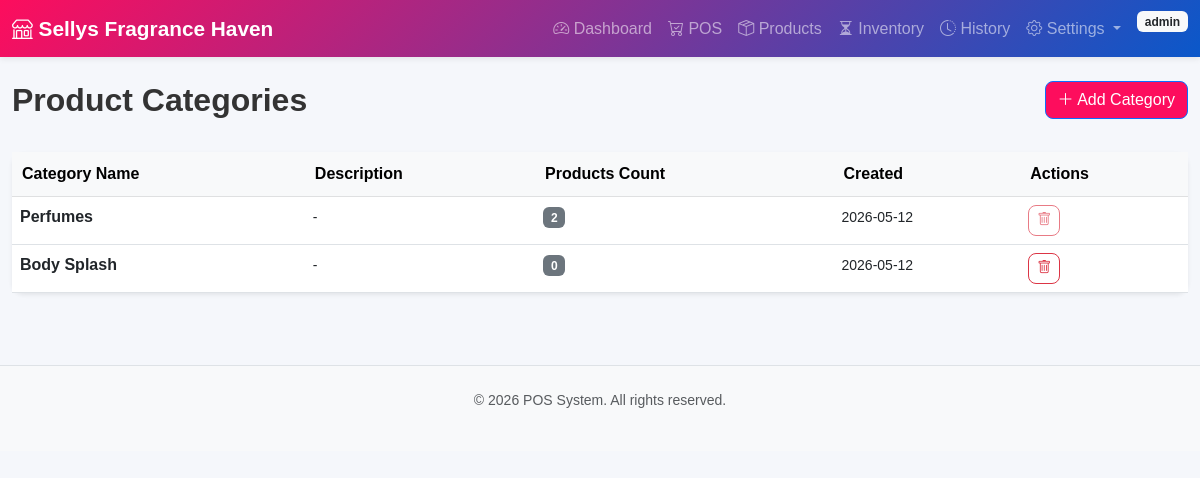
Page /products/categories (signed in) on the committed database.
### app/models/__init__.py (models this page shows, shortened)
class User(UserMixin, db.Model):
    __tablename__ = 'users'
    id = db.Column(db.Integer, primary_key=True)
    username = db.Column(db.String(80), unique=True, nullable=False, index=True)
    password_hash = db.Column(db.String(255), nullable=False)
    email = db.Column(db.String(120), unique=True)
    full_name = db.Column(db.String(120))
    role = db.Column(db.String(20), default='cashier')  # admin, manager, cashier
    is_active = db.Column(db.Boolean, default=True)
    created_at = db.Column(db.DateTime, default=datetime.utcnow)
    updated_at = db.Column(db.DateTime, default=datetime.utcnow, onupdate=datetime.utcnow)

class Category(db.Model):
    __tablename__ = 'categories'
    id = db.Column(db.Integer, primary_key=True)
    name = db.Column(db.String(100), nullable=False, unique=True, index=True)
    description = db.Column(db.Text)
    created_at = db.Column(db.DateTime, default=datetime.utcnow)
    products = db.relationship('Product', backref='category', lazy=True, cascade='all, delete-orphan')

### app/routes/products.py (the view)
@products_bp.route('/categories', methods=['GET'])
@login_required
@manager_required
def categories():
    page = request.args.get('page', 1, type=int)
    cats = Category.query.paginate(page=page, per_page=15)
    return render_template('products/categories.html', categories=cats)

### app/templates/products/categories.html (shortened to what this page needs)
{% extends "base.html" %}
{% block content %}
<div class="container-fluid">
    <div class="row mb-4">
        <div class="col">
            <h1 class="h2 fw-bold">Product Categories</h1>
        </div>
        <div class="col-auto">
            <a href="{{ url_for('products.add_category') }}" class="btn btn-primary">
                <i class="bi bi-plus-lg"></i> Add Category
            </a>
        </div>
    </div>
    <div class="card shadow-sm border-0">
        <div class="card-body p-0">
            {% if categories.items %}
            <div class="table-responsive">
                <table class="table table-hover mb-0">
                    <thead class="table-light">
                        <tr>
                            <th>Category Name</th>
                            <th>Description</th>
                            <th>Products Count</th>
                            <th>Created</th>
                            <th>Actions</th>
                        </tr>
                    </thead>
                    <tbody>
                        {% for category in categories.items %}
                        <tr>
                            <td><strong>{{ category.name }}</strong></td>
                            <td><small>{{ category.description or '-' }}</small></td>
                            <td><badge class="badge bg-secondary">{{ category.products|length }}</badge></td>
                            <td><small>{{ category.created_at.strftime('%Y-%m-%d') }}</small></td>
                            <td>
                                <form method="POST" action="{{ url_for('products.delete_category', category_id=category.id) }}"
                                      class="d-inline" onsubmit="return confirm('Delete this category?');">
                                    <button type="submit" class="btn btn-sm btn-outline-danger"
                                            {% if category.products %}disabled{% endif %}>
                                        <i class="bi bi-trash"></i>
                                    </button>
                                </form>
                            </td>
                        </tr>
                        {% endfor %}
                    </tbody>
                </table>
            </div>
            {% else %}
            <div class="text-center py-5 text-muted">
                <i class="bi bi-inbox display-4"></i>
                <p class="mt-2">No categories found</p>
            </div>
            {% endif %}
        </div>
    </div>
</div>
{% endblock %}

### app/templates/base.html (shortened to what this page needs)
<!DOCTYPE html>
<html lang="en">
<head>
    <link href="https://cdn.jsdelivr.net/npm/bootstrap@5.3.0/dist/css/bootstrap.min.css" rel="stylesheet">
    <link href="https://cdn.jsdelivr.net/npm/bootstrap-icons@1.11.0/font/bootstrap-icons.css" rel="stylesheet">
    <link rel="stylesheet" href="{{ url_for('static', filename='css/style.css') }}">
</head>
<body>
    {% if current_user.is_authenticated %}
    <nav class="navbar navbar-expand-lg navbar-dark bg-primary sticky-top">
        <div class="container-fluid">
            <a class="navbar-brand fw-bold" href="{{ url_for('dashboard.index') }}">
                <i class="bi bi-shop"></i> Sellys Fragrance Haven
            </a>
            <div class="collapse navbar-collapse" id="navbarNav">
                <ul class="navbar-nav ms-auto">
                    <li class="nav-item">
                        <a class="nav-link" href="{{ url_for('dashboard.index') }}">
                            <i class="bi bi-speedometer2"></i> Dashboard
                        </a>
                    </li>
                    <li class="nav-item">
                        <a class="nav-link" href="{{ url_for('sales.pos') }}">
                            <i class="bi bi-cart-check"></i> POS
                        </a>
                    </li>
                    <li class="nav-item">
                        <a class="nav-link" href="{{ url_for('products.index') }}">
                            <i class="bi bi-box-seam"></i> Products
                        </a>
                    </li>
                    <li class="nav-item">
                        <a class="nav-link" href="{{ url_for('inventory.index') }}">
                            <i class="bi bi-hourglass-split"></i> Inventory
                        </a>
                    </li>
                    <li class="nav-item">
                        <a class="nav-link" href="{{ url_for('history.index') }}">
                            <i class="bi bi-clock-history"></i> History
                        </a>
                    </li>
                    {% if current_user.role in ['admin', 'manager'] %}
                    <li class="nav-item dropdown">
                        <a class="nav-link dropdown-toggle" href="#" id="settingsDropdown" role="button" data-bs-toggle="dropdown">
                            <i class="bi bi-gear"></i> Settings
                        </a>
                    </li>
                    {% else %}
                    <li class="nav-item">
                        <a class="nav-link" href="{{ url_for('auth.logout') }}">
                            <i class="bi bi-box-arrow-right"></i> Logout
                        </a>
                    </li>
                    {% endif %}
                    <li class="nav-item ms-2">
                        <span class="badge bg-light text-dark">{{ current_user.username }}</span>
                    </li>
                </ul>
            </div>
        </div>
    </nav>
    {% endif %}
    <main class="{% if current_user.is_authenticated %}py-4{% else %}min-vh-100 d-flex align-items-center justify-content-center{% endif %}">
        {% block content %}{% endblock %}
    </main>
    <footer class="bg-light py-4 mt-5 border-top">
        <div class="container text-center text-muted small">
            <p>&copy; 2026 POS System. All rights reserved.</p>
        </div>
    </footer>
</body>
</html>

### app/static/css/style.css (style rules this page uses)
:root { --primary-color: #fd0d5d; --success-color: #198754; --danger-color: #dc3545; --warning-color: #ffc107; --info-color: #0dcaf0; --bg: #f5f7fb; --card-bg: #ffffff; --border: #dee2e6; --shadow: 0 2px 6px rgba(0,0,0,0.08); --shadow-lg: 0 10px 30px rgba(0,0,0,0.12); --radius: 12px; --transition: 0.2s ease; }
* { margin: 0; padding: 0; box-sizing: border-box; transition: background-color var(--transition), color var(--transition), border-color var(--transition); }
body { font-family: Arial, sans-serif; background: var(--bg); color: #333; min-height: 100vh; }
.navbar { background: linear-gradient(135deg, var(--primary-color), #0a58ca) !important; box-shadow: var(--shadow); }
.navbar-brand { font-weight: 700; font-size: 1.3rem; }
.btn { border-radius: 8px; font-weight: 500; transition: var(--transition); }
.btn-primary { background: var(--primary-color); }
.card { background: var(--card-bg); border: 1px solid var(--border); border-radius: var(--radius); box-shadow: var(--shadow); }
.table { width: 100%; border-collapse: collapse; }
.table th { background: #f8f9fa; padding: 10px; }

### rows in the picture
User: username "admin"
Category: name "Perfumes", description "-", products|length "2", created_at "2026-05-12"
Category: name "Body Splash", description "-", products|length "0", created_at "2026-05-12"
